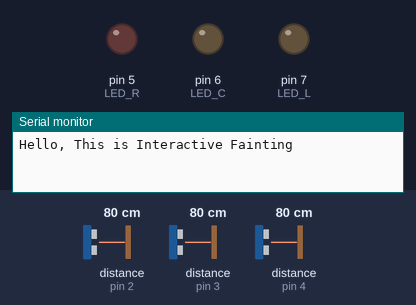
A sketch run on a simulated Arduino Uno, built with avr-gcc and run on an emulated ATmega328P. Parts: output pins drawn as LEDs (lit = HIGH), the last lines printed to the serial monitor. Wiring (inferred from the names in the program): 3 × ultrasonic range finder: trigger pin 2, echo pin 2 / trigger pin 3, echo pin 3 / trigger pin 4, echo pin 4. Inputs (shaded band) come from the test bench; at power-on: distance to the obstacle (sensors on pin 2, pin 3, pin 4) 80 cm. The echo pulse lasts 58.3 µs per cm.

Above: at 1.2 s.
1.3 s: distance to the obstacle (sensor on pin 2) set to 23 cm
2.8 s: distance to the obstacle (sensor on pin 2) set to 18 cm
At 3.3 s:
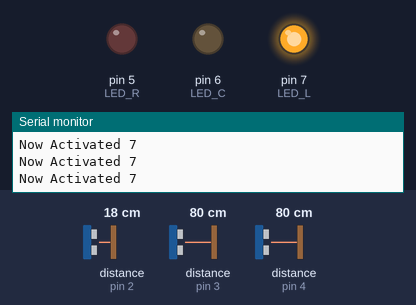
4.3 s: distance to the obstacle (sensor on pin 3) set to 23 cm
7.3 s: distance to the obstacle (sensor on pin 3) set to 19 cm
At 8.0 s:
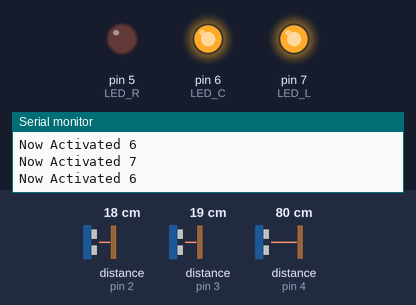
8.8 s: distance to the obstacle (sensor on pin 4) set to 22 cm
10.3 s: distance to the obstacle (sensor on pin 4) set to 19 cm
At 11.1 s:
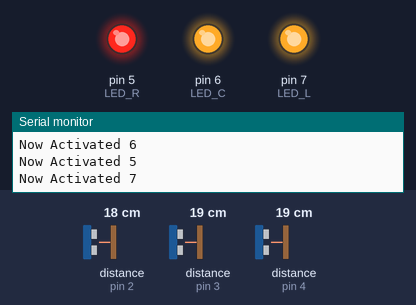
Timing chart, 0 to 12.8 s (numbered marks = the images above; inputs shaded):
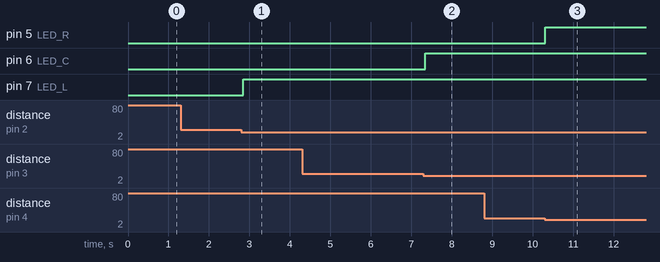

Measured:
- the behaviour switches between 21 and 20 cm on distance to the obstacle (sensor on pin 2) (found by bisection; images 0 and 1)
- the behaviour switches between 21 and 20 cm on distance to the obstacle (sensor on pin 3) (found by bisection; images 1 and 2)
- the behaviour switches between 21 and 20 cm on distance to the obstacle (sensor on pin 4) (found by bisection; images 2 and 3)
- after the input at 1.3 s, every drawn part: stays the same
- after the input at 2.8 s, pin 7 (LED_L): LOW → HIGH after 0.05 s
- after the input at 7.3 s, pin 6 (LED_C): LOW → HIGH after 0.05 s
- after the input at 10.3 s, pin 5 (LED_R): LOW → HIGH at once

The sketch:

interactive_fainting_3.ino
```cpp
const int ping_L = 2;
const int ping_C = 3;
const int ping_R = 4;
const int LED_L = 7;
const int LED_C = 6;
const int LED_R = 5;

const int maxD = 20;

long duration, cm;

void setup() {
  Serial.begin(9600);
  Serial.println("Hello, This is Interactive Fainting");

  pinMode(LED_L, OUTPUT);
  pinMode(LED_C, OUTPUT);
  pinMode(LED_R, OUTPUT);
}

void loop() {
  ping(ping_L, LED_L);
  ping(ping_C, LED_C);
  ping(ping_R, LED_R);

  delay(50);
}

boolean ping(int pingPin, int ledPin) {
  int d = getDistance(pingPin);
  boolean pinActivated = false;
  if (d < maxD) {
    digitalWrite(ledPin, HIGH);
    pinActivated = true;
    Serial.print("Now Activated ");
    Serial.println(ledPin);
  } else {
    digitalWrite(ledPin, LOW);
    pinActivated = false;
  }
  return pinActivated;
}

long getDistance(int pingPin) {
  //distance of ping
  pinMode(pingPin, OUTPUT);
  digitalWrite(pingPin, LOW);
  delayMicroseconds(2);
  digitalWrite(pingPin, HIGH);
  delayMicroseconds(5);
  digitalWrite(pingPin, LOW);

  pinMode(pingPin, INPUT);

  duration = pulseIn(pingPin, HIGH);

  cm = microsecondsToCentimeters(duration);

  return cm;
}

long microsecondsToCentimeters(long microseconds) {
  // The speed of sound is 340 m/s or 29 microseconds per centimeter.
  // The ping travels out and back, so to find the distance of the object we
  // take half of the distance travelled.
  return microseconds / 29 / 2;
}
```
